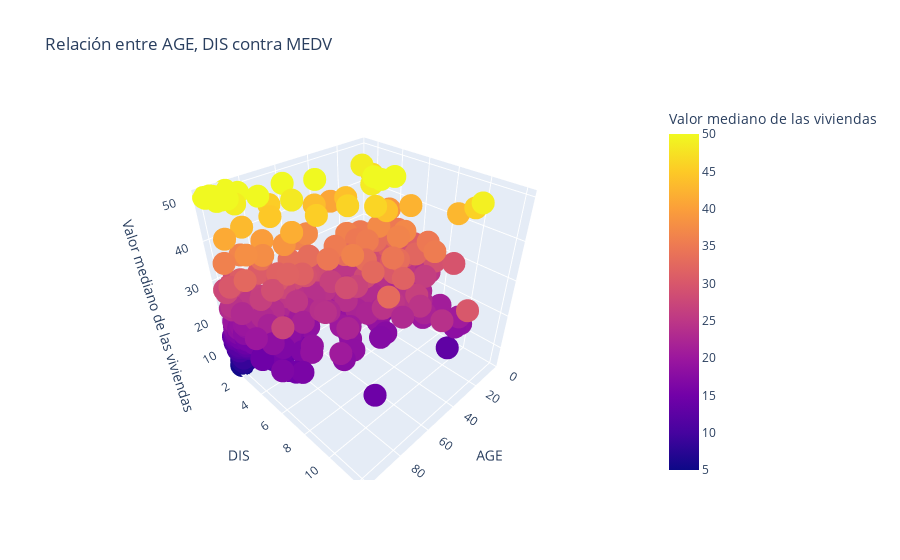

The notebook cell saved with this chart:
### Markdown cell above
**AGE:** Tiene una distribución fuertemente sesgada hacia la izquierda, lo que nos lleva a interpretar que una gran proporción de viviendas fueron construidas antes de 1940.

**DIS:** Muestra una distribución sesgada hacia la derecha, con la mayoría de las viviendas cerca de los centros de trabajo.

### Code cell
# 1. Gráfico de dispersión 3D
fig = px.scatter_3d(df, x='AGE', y='DIS', z='MEDV', color='MEDV',
                    title='Relación entre AGE, DIS contra MEDV',
                    labels={'MEDV': 'Valor mediano de las viviendas', 
                            'AGE': 'AGE',
                            'DIS': 'DIS'})
fig.show()

### Figure 1 — Plotly figure (JSON) as saved in the notebook; plotly's stock layout.template omitted (floating-point values rounded to 4 significant figures; data arrays with more than 128 entries replaced by an {"elided": "..."} marker saying what was removed)
{"data": [{"hovertemplate": "AGE=%{x}<br>DIS=%{y}<br>Valor mediano de las viviendas=%{marker.color}<extra></extra>", "legendgroup": "", "marker": {"color": {"elided": "555 float values"}, "coloraxis": "coloraxis", "symbol": "circle"}, "mode": "markers", "name": "", "scene": "scene", "showlegend": false, "type": "scatter3d", "x": {"elided": "555 float values"}, "y": {"elided": "555 float values"}, "z": {"elided": "555 float values"}}], "layout": {"coloraxis": {"colorbar": {"title": {"text": "Valor mediano de las viviendas"}}, "colorscale": [[0, "#0d0887"], [0.1111, "#46039f"], [0.2222, "#7201a8"], [0.3333, "#9c179e"], [0.4444, "#bd3786"], [0.5556, "#d8576b"], [0.6667, "#ed7953"], [0.7778, "#fb9f3a"], [0.8889, "#fdca26"], [1, "#f0f921"]]}, "legend": {"tracegroupgap": 0}, "scene": {"domain": {"x": [0, 1], "y": [0, 1]}, "xaxis": {"title": {"text": "AGE"}}, "yaxis": {"title": {"text": "DIS"}}, "zaxis": {"title": {"text": "Valor mediano de las viviendas"}}}, "title": {"text": "Relación entre AGE, DIS contra MEDV"}}}
